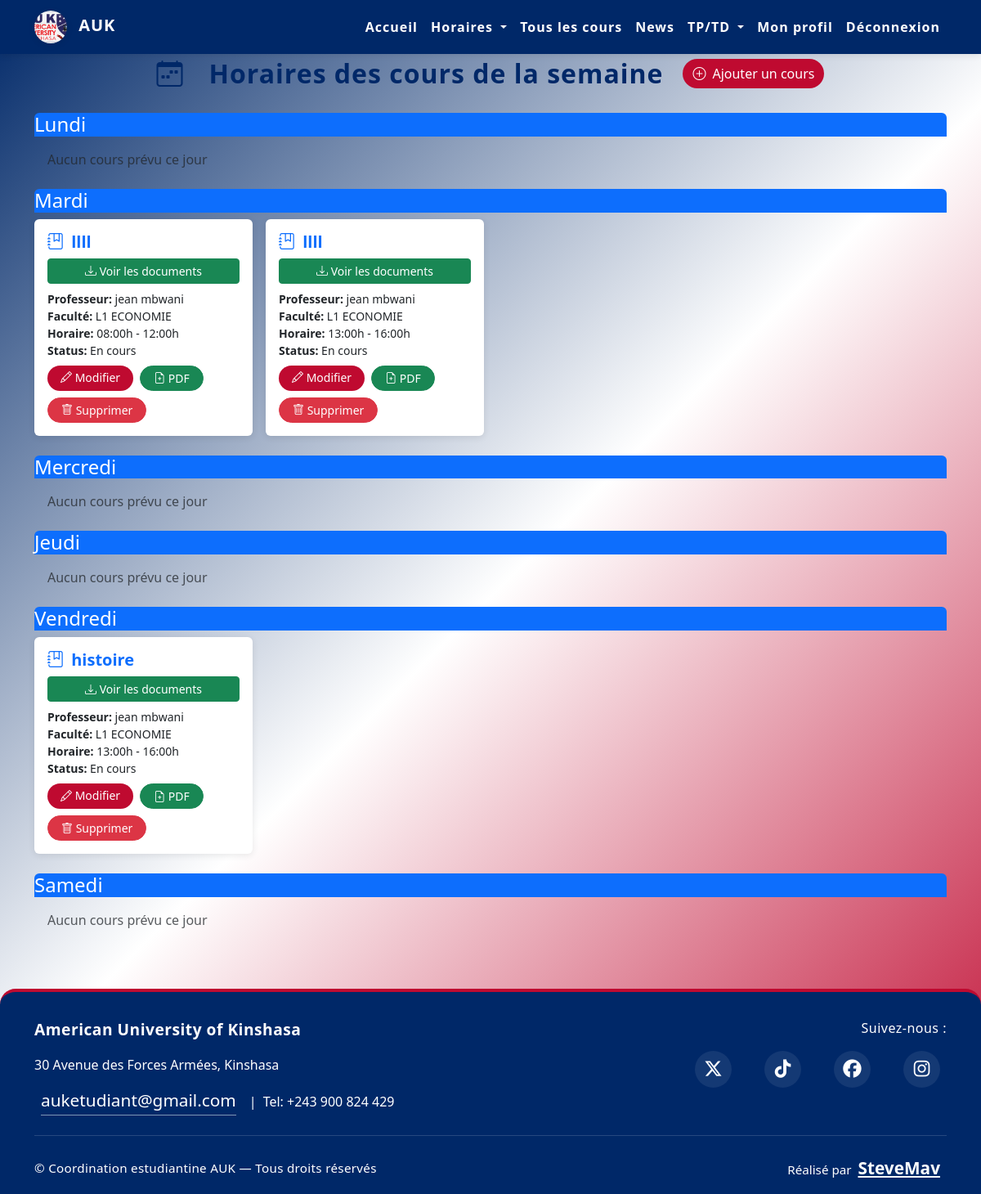
The app's page /schedule/ (signed in) with its own data.
### schedule/models.py (models this page shows, shortened)
class Course(models.Model):
    name = models.CharField(max_length=255)
    professor = models.CharField(max_length=255)
    total_hours = models.IntegerField(null=True, blank=True)
    faculty = models.ForeignKey(Faculty, on_delete=models.CASCADE)
    finished = models.BooleanField(default=False)

class Faculty(models.Model):
    name = models.CharField(max_length=255)
    level = models.CharField(max_length=255, null=True, blank=True)
    head_of_faculty = models.CharField(max_length=255, null=True, blank=True)

class CourseSchedule(models.Model):
    course = models.ForeignKey(Course, on_delete=models.CASCADE)
    day_of_week = models.CharField(max_length=10, choices=[
        ('Lundi', 'Lundi'), ('Mardi', 'Mardi'), ('Mercredi', 'Mercredi'),
        ('Jeudi', 'Jeudi'), ('Vendredi', 'Vendredi'), ('Samedi', 'Samedi'),
        ('Dimanche', 'Dimanche')
    ])
    start_time = models.TimeField()
    end_time = models.TimeField()

### schedule/views.py (the view)
# urls.py: path('', views.course_list, name='course_list'),
@login_required
def course_list(request):
    day_translation = {
        'Lundi': 'Lundi',
        'Mardi': 'Mardi',
        'Mercredi': 'Mercredi',
        'Jeudi': 'Jeudi',
        'Vendredi': 'Vendredi',
        'Samedi': 'Samedi',
    }
    days_of_week = ['Lundi', 'Mardi', 'Mercredi', 'Jeudi', 'Vendredi', 'Samedi']
    if request.user.is_superuser:
        courses = Course.objects.prefetch_related('courseschedule_set')
    elif not request.user.is_staff:
        courses = Course.objects.filter(faculty__userprofile__user=request.user).prefetch_related('courseschedule_set')
    else:
        cp_profile = CPProfile.objects.get(user=request.user)
        courses = Course.objects.filter(faculty=cp_profile.faculty).prefetch_related('courseschedule_set')
    courses_by_day = {day: [] for day in days_of_week}
    for course in courses:
        for schedule in course.courseschedule_set.all():
            french_day = day_translation.get(schedule.day_of_week)
            if french_day:
                courses_by_day[french_day].append({
                    'course': course,
                    'schedule': schedule
                })
    context = {
        'days_of_week': days_of_week,
        'courses_by_day': courses_by_day
    }
    return render(request, 'schedule/course_list.html', context)

### schedule/templatetags/schedule_tags.py (called while the page is built)
@register.filter
def get_item(dictionary, key):
    return dictionary.get(key, [])

### schedule/templates/schedule/course_list.html (shortened to what this page needs)
{% load static %}
{% load schedule_tags %}
<!DOCTYPE html>
<html lang="fr">
<head>
    <link href="https://cdn.jsdelivr.net/npm/bootstrap@5.3.0/dist/css/bootstrap.min.css" rel="stylesheet">
    <link href="https://cdn.jsdelivr.net/npm/bootstrap-icons@1.10.5/font/bootstrap-icons.css" rel="stylesheet">
    <link rel="stylesheet" href="{% static 'css/styles.css' %}">
</head>
<body style="min-height:100vh; background: linear-gradient(135deg, #002868 0%, #ffffff 50%, #bf0a30 100%); display: flex; flex-direction: column;">
{% include 'navbar.html' %}
<main style="flex:1 0 auto;">
<div class="container main-content">
    <div class="row justify-content-center align-items-center mb-4">
        <div class="col-auto">
            <i class="bi bi-calendar-week" style="font-size:2rem;color:#002868;margin-right:0.5rem;"></i>
        </div>
        <div class="col-auto">
            <h2 class="mb-0 fw-bold" style="color:#002868; letter-spacing:1px;">Horaires des cours de la semaine</h2>
        </div>
        {% if perms.schedule.add_course %}
            <div class="col-auto">
                <a href="{% url 'schedule:create_course' %}" class="btn btn-primary rounded-pill">
                    <i class="bi bi-plus-circle me-2"></i>Ajouter un cours
                </a>
            </div>
        {% endif %}
    </div>
    {% for day in days_of_week %}
        <div class="mb-4">
            <div class="card-header bg-primary text-white rounded-top mb-2">
                <h3 class="mb-0 fs-4">{{ day }}</h3>
            </div>
            {% if courses_by_day|get_item:day %}
                <div class="row g-3">
                    {% for item in courses_by_day|get_item:day %}
                    <div class="col-12 col-sm-6 col-md-4 col-lg-3 d-flex">
                        <div class="card flex-fill h-100 shadow-sm border-0">
                            <div class="card-body d-flex flex-column">
                                <h5 class="card-title fw-bold mb-2 text-primary">
    <i class="bi bi-journal-bookmark me-1"></i>
    {{ item.course.name }}
</h5>
<button type="button" class="btn btn-success btn-sm mb-2" data-bs-toggle="modal" data-bs-target="#modalCourseFiles{{ item.course.id }}">
    <i class="bi bi-download"></i> Voir les documents
</button>
                                <div class="card-text mb-2 small">
                                    <div><strong>Professeur:</strong> {{ item.course.professor }}</div>
                                    <div><strong>Faculté:</strong> {{ item.course.faculty.name }}</div>
                                    <div><strong>Horaire:</strong> {{ item.schedule.start_time|time:"H:i" }}h - {{ item.schedule.end_time|time:"H:i" }}h</div>
                                    <div><strong>Status:</strong> {{ item.course.finished|yesno:"Terminé,En cours" }}</div>
                                </div>
                                <div class="mt-auto d-flex flex-wrap gap-2">
                                    {% if perms.schedule.change_courseschedule %}
                                        <a href="{% url 'schedule:edit_schedule' item.schedule.id %}" class="btn btn-sm btn-primary rounded-pill px-3">
                                            <i class="bi bi-pencil"></i> Modifier
                                        </a>
                                        <button type="button" class="btn btn-sm btn-success rounded-pill px-3" data-bs-toggle="modal" data-bs-target="#modalCourseFiles{{ item.course.id }}">
                                            <i class="bi bi-file-earmark-plus"></i> PDF
                                        </button>
                                        <button type="button" class="btn btn-sm btn-danger rounded-pill px-3" data-bs-toggle="modal" data-bs-target="#deleteScheduleModal{{ item.schedule.id }}">
                                            <i class="bi bi-trash"></i> Supprimer
                                        </button>
                                    {% endif %}
                                </div>
                            </div>
                        </div>
                    </div>
                    {% endfor %}
                </div>
            {% else %}
                <p class="text-muted m-3">Aucun cours prévu ce jour</p>
            {% endif %}
        </div>
    {% endfor %}
</div>
</main>
{% include 'footer.html' %}
</body>
</html>

### static/css/styles.css (style rules this page uses)
body { background-color: rgba(243,243,265,0.97); min-height: 100vh; }
.btn-primary { background: #bf0a30; border: none; }
.shadow-sm { box-shadow: 0 2px 8px rgba(0,0,0,0.09) !important; }

### records on screen
Course: course.name "llll", course.professor "jean mbwani", course.faculty.name "L1 ECONOMIE", schedule.start_time "08:00", schedule.end_time "12:00", course.finished "En cours"
Course: course.name "llll", course.professor "jean mbwani", course.faculty.name "L1 ECONOMIE", schedule.start_time "13:00", schedule.end_time "16:00", course.finished "En cours"
Course: course.name "histoire", course.professor "jean mbwani", course.faculty.name "L1 ECONOMIE", schedule.start_time "13:00", schedule.end_time "16:00", course.finished "En cours"

### other values on screen
{{ day }} "Lundi" "Mardi" "Mercredi" "Jeudi" "Vendredi" "Samedi"
